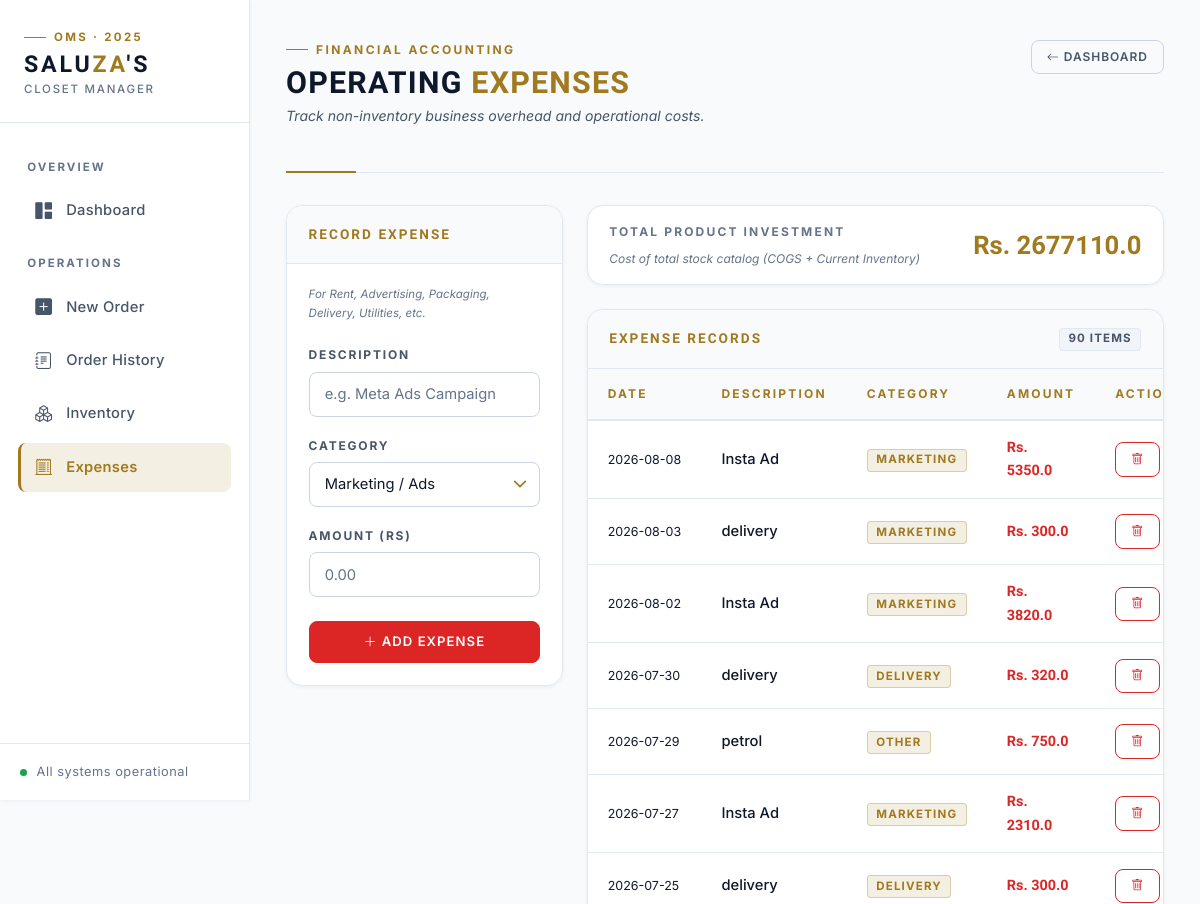
Before: /expenses (upper part) with the older database file.
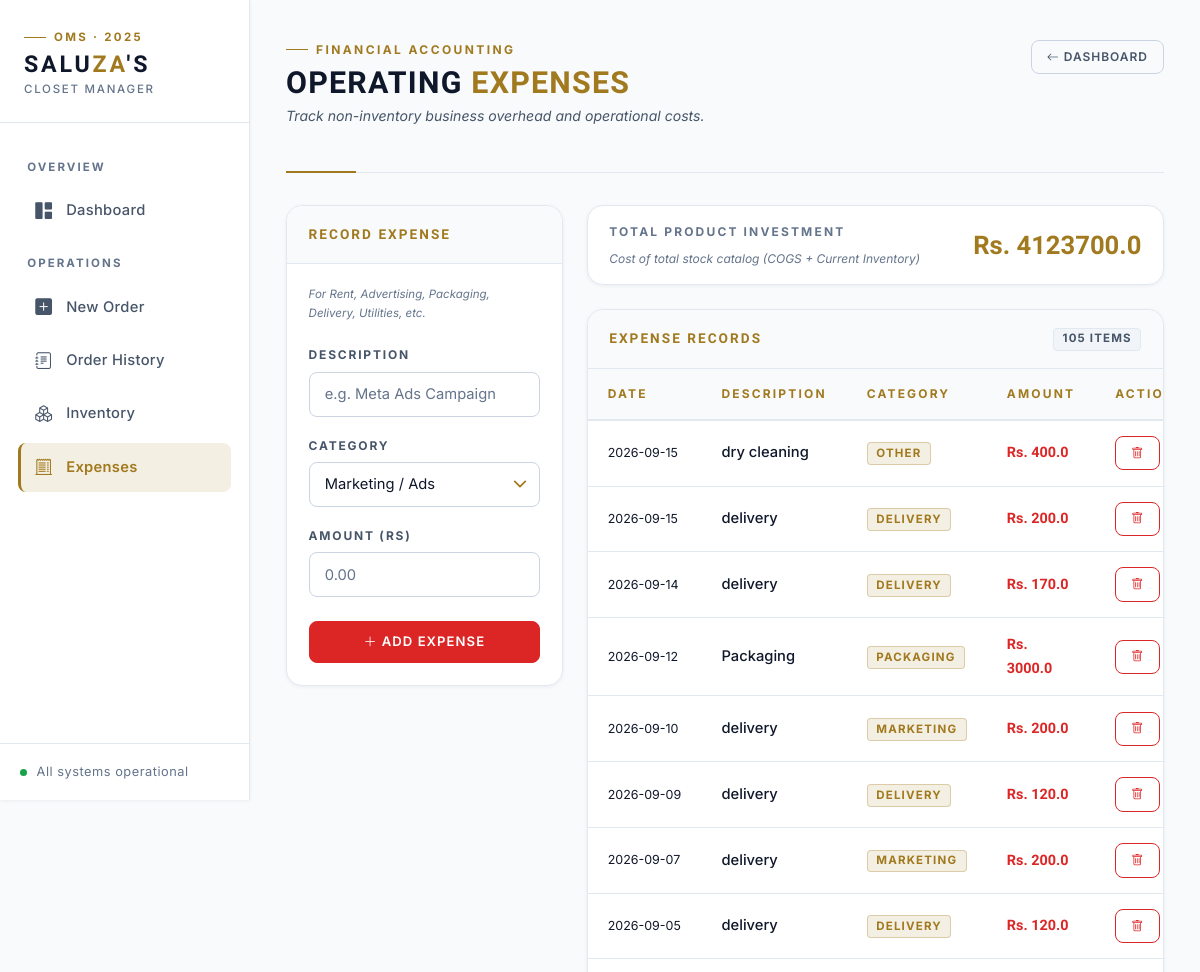
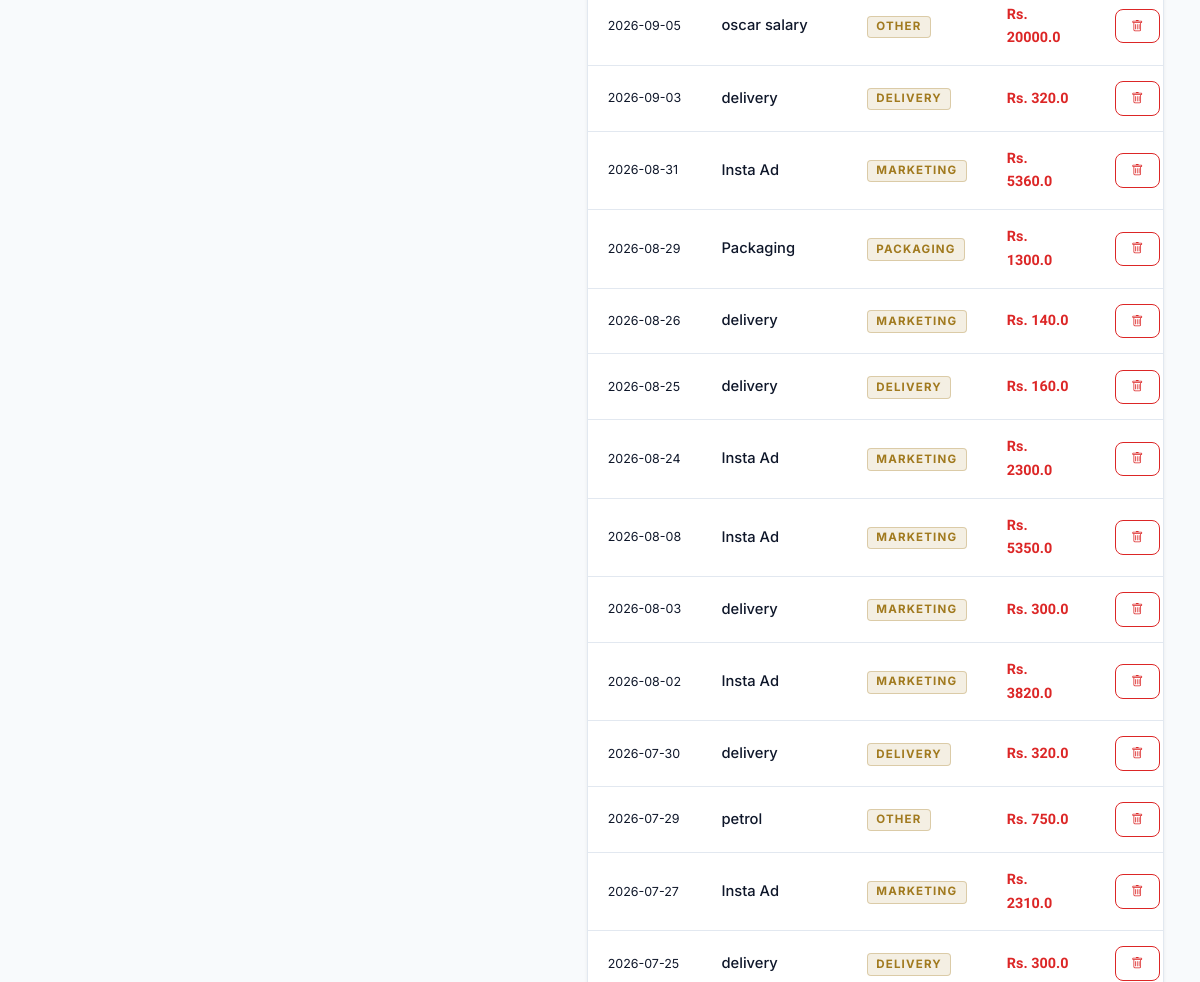
After: the same page with the newer database file (2 pictures, top to bottom).
### app.py (models this page shows)
class Expense(db.Model):
    id = db.Column(db.Integer, primary_key=True)
    description = db.Column(db.String(100), nullable=False)
    category = db.Column(db.String(50), nullable=False) # e.g. Rent, Marketing, Packaging
    amount = db.Column(db.Float, nullable=False)
    date = db.Column(db.DateTime, default=datetime.utcnow)

### app.py (the view, shortened to what this page needs)
@app.route('/expenses', methods=['GET', 'POST'])
def expenses():
    all_expenses = Expense.query.order_by(Expense.date.desc()).all()
    inventory_value = 0
    products = Product.query.all()
    for p in products:
        inventory_value += (p.stock * p.cost_price)
    sold_cost = 0
    order_items = OrderItem.query.all()
    for item in order_items:
        product = Product.query.get(item.product_id)
        if product:
            sold_cost += (item.quantity * product.cost_price)
    total_product_expense = inventory_value + sold_cost
    return render_template('expenses.html',
                           expenses=all_expenses,
                           product_expense=total_product_expense)

### templates/expenses.html (shortened to what the changed rows need)
{% extends "layout.html" %}
{% block content %}
<div class="page-header">
    <div>
        <h1>Operating <span class="gold">Expenses</span></h1>
    </div>
</div>
<div class="row g-4">
    <div class="col-md-8">
        <div class="card mb-4" style="background: var(--surface-2); border-color: var(--line-soft);">
            <div class="card-body d-flex justify-content-between align-items-center py-3">
                <div class="text-end">
                    <div
                        style="font-family: 'Oswald', sans-serif; font-size: 1.6rem; font-weight: 600; color: var(--gold);">
                        Rs. {{ product_expense }}</div>
                </div>
            </div>
        </div>
        <div class="card">
            <div class="card-header" style="justify-content: space-between;">
                <span>Expense Records</span>
                <span class="badge bg-secondary">{{ expenses | length }} items</span>
            </div>
            <div class="card-body p-0">
                <div class="table-responsive">
                    <table class="table table-hover mb-0 align-middle">
                        <thead>
                            <tr>
                                <th>Date</th>
                                <th>Description</th>
                                <th>Category</th>
                                <th>Amount</th>
                                <th>Action</th>
                            </tr>
                        </thead>
                        <tbody>
                            {% for exp in expenses %}
                            <tr>
                                <td style="color: var(--text-secondary); font-size: 0.78rem; white-space: nowrap;">
                                    {{ exp.date.strftime('%Y-%m-%d') }}
                                </td>
                                <td style="font-weight: 500;">{{ exp.description }}</td>
                                <td>
                                    <span class="badge bg-gold">{{ exp.category }}</span>
                                </td>
                                <td>
                                    <span
                                        style="font-family: 'Oswald', sans-serif; font-weight: 600; color: var(--danger); font-size: 0.9rem;">
                                        Rs. {{ exp.amount }}
                                    </span>
                                </td>
                                <td>
                                    <a href="/delete_expense/{{ exp.id }}" class="btn btn-sm btn-outline-danger"
                                        onclick="return confirm('Delete this expense entry?')" title="Delete">
                                        <i class="bi bi-trash"></i>
                                    </a>
                                </td>
                            </tr>
                            {% endfor %}
                        </tbody>
                    </table>
                </div>
            </div>
        </div>
    </div>
</div>
{% endblock %}

Changed rows visible on the page:
added Expense: date "2026-09-15", description "dry cleaning", category "OTHER", amount "400.0"
added Expense: date "2026-09-15", description "delivery", category "DELIVERY", amount "200.0"
added Expense: date "2026-09-14", description "delivery", category "DELIVERY", amount "170.0"
added Expense: date "2026-09-12", description "Packaging", category "PACKAGING", amount "3000.0"
added Expense: date "2026-09-10", description "delivery", category "MARKETING", amount "200.0"
added Expense: date "2026-09-09", description "delivery", category "DELIVERY", amount "120.0"
added Expense: date "2026-09-07", description "delivery", category "MARKETING", amount "200.0"
added Expense: date "2026-09-05", description "delivery", category "DELIVERY", amount "120.0"
added Expense: date "2026-09-05", description "oscar salary", category "OTHER", amount "20000.0"
added Expense: date "2026-09-03", description "delivery", category "DELIVERY", amount "320.0"
added Expense: date "2026-08-31", description "Insta Ad", category "MARKETING", amount "5360.0"
added Expense: date "2026-08-29", description "Packaging", category "PACKAGING", amount "1300.0"
added Expense: date "2026-08-26", description "delivery", category "MARKETING", amount "140.0"
added Expense: date "2026-08-25", description "delivery", category "DELIVERY", amount "160.0"
added Expense: date "2026-08-24", description "Insta Ad", category "MARKETING", amount "2300.0"
Other visible differences:
{{ product_expense }}: "2677110.0" → "4123700.0"
{{ expenses | length }}: "90" → "105"
